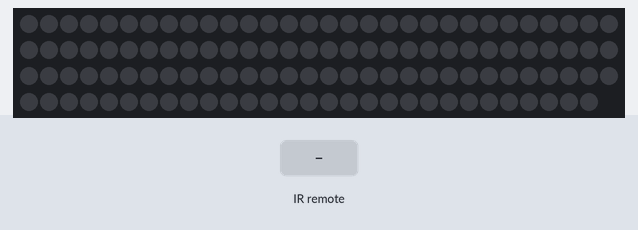
A sketch run on a simulated Arduino Uno, built with avr-gcc and run on an emulated ATmega328P. Shown: 119 RGB LEDs in strip order, left to right, continuing on the next row. Inputs (shaded band) come from the test bench. Dim RGB values are drawn brighter than linear.

Above: at 1.2 s.
1.3 s: infrared code 0x1FE40BF received
At 2.3 s:
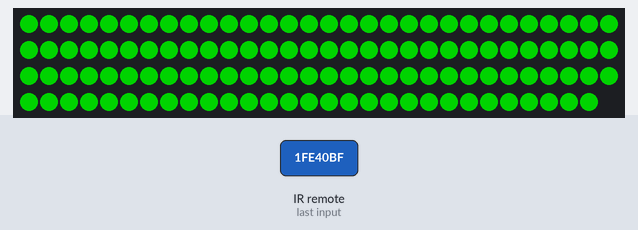
2.8 s: infrared code 0x1FE807F received
At 4.0 s:
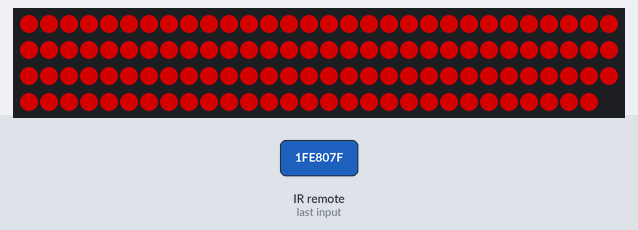
4.3 s: infrared code 0x1FEC03F received
At 5.1 s:
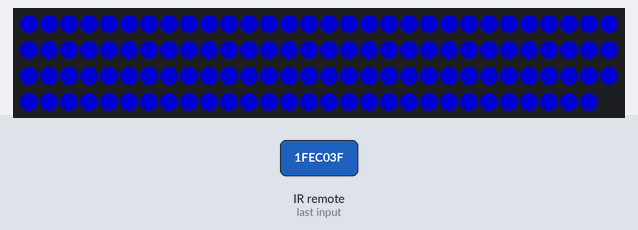
5.8 s: infrared code 0x1FEE01F received
At 7.0 s:
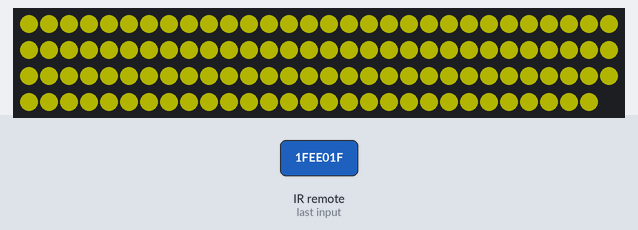
7.3 s: infrared code 0x1FE906F received
At 7.8 s:
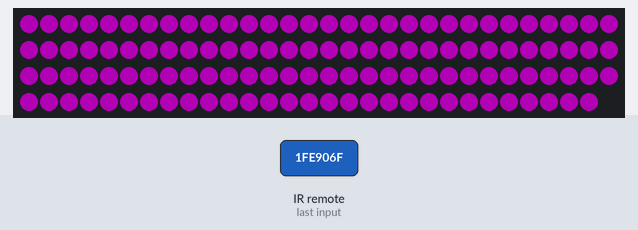
8.9 s: infrared code 0x1FE10EF received
At 9.8 s:
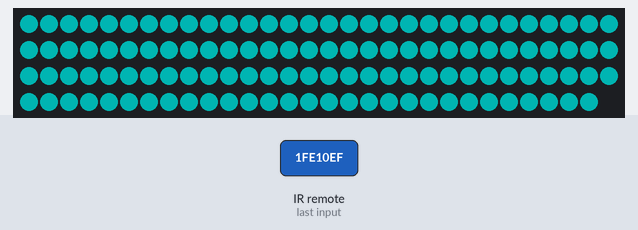
Timing chart, 0 to 11.4 s (numbered marks = the images above; inputs shaded):
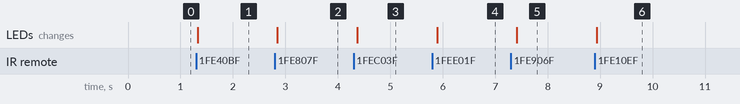

Measured:
- after the input at 1.3 s, the LEDs: change at once (image 1)
- after the input at 2.8 s, the LEDs: change after 0.05 s (image 2)
- after the input at 4.3 s, the LEDs: change after 0.07 s (image 3)
- after the input at 5.8 s, the LEDs: change after 0.09 s (image 4)
- after the input at 7.3 s, the LEDs: change after 0.12 s (image 5)
- after the input at 8.9 s, the LEDs: change at once (image 6)

The sketch:

Glam_LED_Strip.ino
```cpp
#include <SPI.h>
#include <Adafruit_DotStar.h>

#define NUMPIXELS 119
//#define DATAPIN    0
//#define CLOCKPIN   1

// Create strip
Adafruit_DotStar strip = Adafruit_DotStar(NUMPIXELS, DOTSTAR_BGR) ;

#include <IRremote.h>

int RECV_PIN = 7;

IRrecv irrecv(RECV_PIN);

decode_results results;


void setup() {
  // put your setup code here, to run once:

  //--------------------------------------------
  //Initialise the Serial monitor so that we can
  //see what's going on with the remote input.
  //--------------------------------------------

  //Serial.begin(9600);
  // In case the interrupt driver crashes on setup, give a clue
  // to the user what's going on.
  //Serial.println("Enabling IRin");
  irrecv.enableIRIn(); // Start the receiver
  //Serial.println("Enabled IRin");

  strip.begin() ;
  strip.show() ;
}


uint32_t color = 0x000000;      // Initial color (off)
uint8_t index = 0;              // Color Wheel Index
uint8_t bright = 5;             // Initial brightness
bool Auto = false;              // Auto Cycle Colors
uint8_t Mode = 0;               // Auto Cycle Mode

void loop() {
  // put your main code here, to run repeatedly:

  // Read the IR code received from the remote
  if (irrecv.decode(&results)) {
    switch(results.value)  // formatted to be less 'long'
      {
      // For each colour button, we check if we're already close to the target
      // colour wheel index.  If we're far away, we jump to the desired colour.
      // If we're close, we increment toward it.
      case 0x1FE40BF: //GREEN button press
        if (abs(index - 85) > 45 || abs(index - 85) < 10) {
          index = 85;
        }
        else if (index > 85) {
          index -= 10;
        }
        else {
          index += 10;
        }
        color = ColorWheel(index);
        Auto = false;
        SingleColor(color);
        break;
      case 0x1FE807F: //RED
        if (index > 245 || index < 10 || (index > 45 && index < 210)) {
          index = 0;
        }
        else if (index >= 10 && index <= 45) {
          index -= 10;
        }
        else {
          index += 10;
        }
        color = ColorWheel(index);
        Auto = false;
        SingleColor(color);
        break;
      case 0x1FEC03F: //BLUE
        if (abs(index - 170) > 45 || abs(index - 170) < 10) {
          index = 170;
        }
        else if (index > 170) {
          index -= 10;
        }
        else {
          index += 10;
        }
        color = ColorWheel(index);
        Auto = false;
        SingleColor(color);
        break;
      case 0x1FEE01F: //YELLOW
        if (abs(index - 43) > 43 || abs(index - 43) < 10) {
          index = 43;
        }
        else if (index > 43) {
          index -= 10;
        }
        else {

          index += 10;
        }
        color = ColorWheel(index);
        Auto = false;
        SingleColor(color);
        break;
      case 0x1FE906F: //PURPLE
        if (abs(index - 212) > 45 || abs(index - 212) < 10) {
          index = 212;
        }
        else if (index > 212) {
          index -= 10;
        }
        else {
          index += 10;
        }
        color = ColorWheel(index);
        Auto = false;
        SingleColor(color);
        break;
      case 0x1FE10EF: //CYAN
        if (abs(index - 127) > 45 || abs(index - 127) < 10) {
          index = 127;
        }
        else if (index > 127) {
          index -= 10;
        }
        else {
          index += 10;
        }
        color = ColorWheel(index);
        Auto = false;
        SingleColor(color);
        break;
      case 0x1FEB04F: //WHITE
        Auto = false;
        color = 0xA0A050; // Slightly warm white (less blue)
        SingleColor(color);
        break;
      case 0x1FE7887: //ON
        SingleColor(color);
        break;
      case 0x1FE48B7: //OFF
        Auto = false;
        SingleColor(0x000000);
        break;
      case 0x1FEF807: //BRIGHTER
        bright = bright + 1;
        if (bright > 7) bright = 7;
        if (!Auto) SingleColor(color);
        break;
      case 0x1FE50AF: //DIMMER
        bright = bright - 1;
        if (bright < 1) bright = 1;
        if (!Auto) SingleColor(color);
        break;
      case 0x1FE30CF: //AUTO button
        // If we weren't in auto mode already, set it with mode 0
        if (!Auto) {
          Auto = true;
          Mode = 0;
        }
        // If we're already in auto, increment the mode value
        //   Mode 0 = Cycle through the colour wheel with all pixels
        //            set to the same colour.
        //   Mode 1 = Colour Wheel chasing effect
        else {
          Mode++;
          if (Mode > 1) Mode = 0;
        }
        break;
      case 0x1FE708F: //MANUAL
        Auto = false;
        SingleColor(color);
        break;
      case 0xFFFFFFFF: //REPEAT
        break;
      default: //Everything Else
        break;
      }
    //uint32_t rcvcode = results.value ;
    irrecv.resume(); // Receive the next value
    Serial.println(results.value, HEX);

  }
  if (Auto) {
    index++;
    if (index > 255) index = 0;
    switch(Mode) {
      case 1:
      // Color wheel moving down the LED strip
        for (int i=0; i<NUMPIXELS; i++) {
          uint8_t tempindex = index + i;
          if (tempindex > 255) tempindex -= 255;
          uint32_t tempColor = ColorWheel(tempindex);
          uint8_t SetBlue = tempColor;
          uint8_t SetGreen = tempColor>>8;
          uint8_t SetRed = tempColor>>16;
          strip.setPixelColor(i, map(bright, 0, 10, 0, SetRed), map(bright, 0, 10, 0, SetGreen), map(bright, 0, 10, 0, SetBlue));
        }
        strip.show();
        break;
      default:
        color = ColorWheel(index);
        SingleColor(color);
        break;
    }
  }
  delay (100);
}

void SingleColor(uint32_t SetColor) {
  uint8_t SetBlue = SetColor;
  uint8_t SetGreen = SetColor>>8;
  uint8_t SetRed = SetColor>>16;

  for (int i=0; i<NUMPIXELS; i++) {
      strip.setPixelColor(i, map(bright, 0, 10, 0, SetRed), map(bright, 0, 10, 0, SetGreen), map(bright, 0, 10, 0, SetBlue));
       // 'On' pixel at head
  }
  strip.show();
}
uint32_t ColorWheel(uint8_t WheelPos) {
  uint32_t ReturnColor = 0;
  WheelPos = 255 - WheelPos;
  if (WheelPos < 85) {
    ReturnColor = (255 - WheelPos * 3);
    ReturnColor = ReturnColor<<16;
    ReturnColor = ReturnColor + (WheelPos * 3);
    return ReturnColor;
    //return strip.Color(255 - WheelPos * 3, 0, WheelPos * 3);
  }
  if (WheelPos < 170) {
    WheelPos -= 85;
    ReturnColor = (WheelPos * 3);
    ReturnColor = ReturnColor<<8;
    ReturnColor = ReturnColor + (255 - WheelPos * 3);
    return ReturnColor;
    //return strip.Color(0, WheelPos * 3, 255 - WheelPos * 3);
  }
  WheelPos -= 170;
  ReturnColor = (WheelPos * 3);
  ReturnColor = ReturnColor<<8;
  ReturnColor = ReturnColor + (255 - WheelPos * 3);
  ReturnColor = ReturnColor<<8;
  return ReturnColor;
  //return strip.Color(WheelPos * 3, 255 - WheelPos * 3, 0);
}
```
